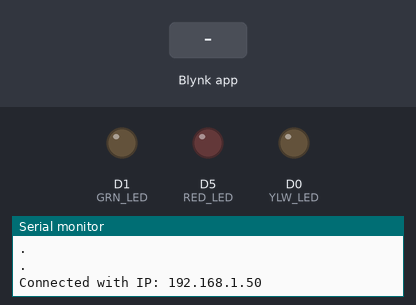
The sketch below on a simulated ESP8266 (Wemos D1 mini). Shown: output pins drawn as LEDs (lit = HIGH), the last lines printed to the serial monitor. Inputs (shaded band) come from the test bench. WiFi joins after 1.5 s; servers stay silent unless stated.

Above: at 3.0 s.
3.1 s: Blynk app writes 1 to V1
At 3.7 s:
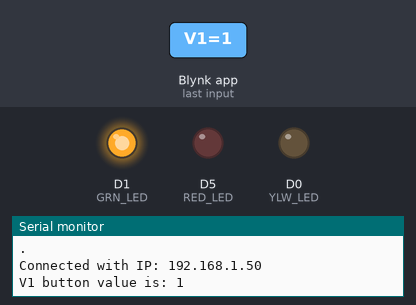
4.6 s: Blynk app writes 1 to V0
At 4.9 s:
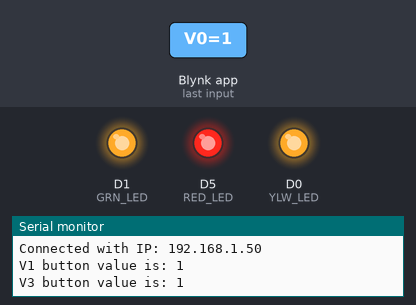
6.1 s: Blynk app writes 0 to V1
At 7.2 s:
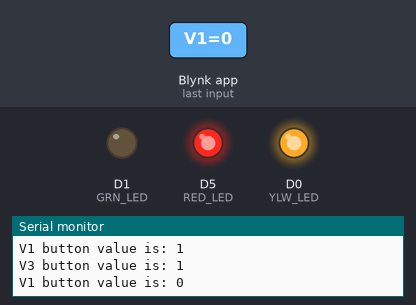
7.6 s: Blynk app writes 0 to V0
At 8.4 s:
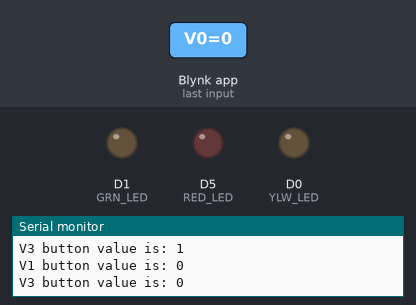
Timing chart, 0 to 10.1 s (numbered marks = the images above; inputs shaded):
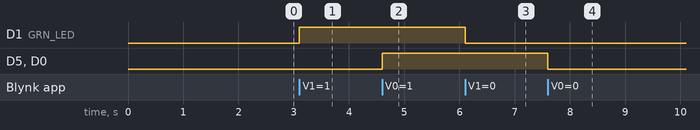

Measured:
- after the input at 3.1 s, D1 (GRN_LED): LOW → HIGH at once
- after the input at 4.6 s, D5 (RED_LED), D0 (YLW_LED): LOW → HIGH at once
- after the input at 6.1 s, D1 (GRN_LED): HIGH → LOW at once
- after the input at 7.6 s, D5 (RED_LED), D0 (YLW_LED): HIGH → LOW at once

The sketch:

tugas4_blink.ino
```cpp
/*************************************************************
  This example shows how to synchronize Button widget
    and physical button state.

    App project setup:
      Button widget attached to V2 (Switch mode)

 *************************************************************/

// Template ID, Device Name and Auth Token are provided by the Blynk.Cloud
// See the Device Info tab, or Template settings
#define BLYNK_TEMPLATE_ID           "TMPLUHzZCPAy"
#define BLYNK_DEVICE_NAME           "Kontrol Lampu LED"
#define BLYNK_AUTH_TOKEN            "L98NhSLVpiLBUuvvbuBtHit2YbSIA1la"


// Comment this out to disable prints and save space
#define BLYNK_PRINT Serial
#define USE_WEMOS_D1_MINI

#include <ESP8266WiFi.h>
#include <BlynkSimpleEsp8266.h>
#include <WiFiUdp.h>

// Wifi Config
char SSID[] = "Bolivar Outdoor";        // harus tersambung wifi dulu bukan tethering
char PASS[] = "PEANUTBUTTER";

char AUTH[] = BLYNK_AUTH_TOKEN;


#define GRN_LED D1
#define YLW_LED D0
#define RED_LED D5

BlynkTimer timer;

// This function is called every time the Virtual Pin 0 state changes
BLYNK_WRITE(V1) // this command is listening when something is written to V1
{
  int pinValue = param.asInt(); // assigning incoming value from pin V1 to a variable

  if (pinValue == 1){
   // do something when button is pressed;
   digitalWrite(GRN_LED, HIGH);
  } else if (pinValue == 0) {
   // do something when button is released;
   digitalWrite(GRN_LED, LOW);
  }

  Serial.print("V1 button value is: "); // printing value to serial monitor
  Serial.println(pinValue);
}

BLYNK_WRITE(V0) // this command is listening when something is written to V1
{
  int pinValue = param.asInt(); // assigning incoming value from pin V1 to a variable

  if (pinValue == 1){
   // do something when button is pressed;
   digitalWrite(YLW_LED, HIGH);
   digitalWrite(RED_LED, HIGH);
  } else if (pinValue == 0) {
   // do something when button is released;
   digitalWrite(YLW_LED, LOW);
   digitalWrite(RED_LED, LOW);
  }

  Serial.print("V3 button value is: "); // printing value to serial monitor
  Serial.println(pinValue);
}

// This function is called every time the device is connected to the Blynk.Cloud
BLYNK_CONNECTED()
{
  Blynk.syncVirtual(V1);
  Blynk.syncVirtual(V0);
  // Change Web Link Button message to "Congratulations!"
  Blynk.setProperty(V3, "offImageUrl", "https://static-image.nyc3.cdn.digitaloceanspaces.com/general/fte/congratulations.png");
  Blynk.setProperty(V3, "onImageUrl",  "https://static-image.nyc3.cdn.digitaloceanspaces.com/general/fte/congratulations_pressed.png");
  Blynk.setProperty(V3, "url", "https://docs.blynk.io/en/getting-started/what-do-i-need-to-blynk/how-quickstart-device-was-made");
}

// This function sends Arduino's uptime every second to Virtual Pin 2.
void myTimerEvent()
{
  // You can send any value at any time.
  // Please don't send more that 10 values per second.
  Blynk.virtualWrite(V2, millis() / 1000);
}

void setup()
{
  // Debug console
  Serial.begin(115200);

  pinMode(GRN_LED, OUTPUT);
  pinMode(YLW_LED, OUTPUT);
  pinMode(RED_LED, OUTPUT);
  Serial.println("mulai");
  initWifi();
  Blynk.begin(AUTH, SSID, PASS);
  // You can also specify server:
  //Blynk.begin(auth, ssid, pass, "blynk.cloud", 80);
  //Blynk.begin(auth, ssid, pass, IPAddress(192,168,1,100), 8080);

  // Setup a function to be called every second
  timer.setInterval(1000L, myTimerEvent);
}

void loop()
{
  Blynk.run();
  timer.run();
  // You can inject your own code or combine it with other sketches.
  // Check other examples on how to communicate with Blynk. Remember
  // to avoid delay() function!
  // digitalWrite(GRN_LED, HIGH);  // turn the LED on (HIGH is the voltage level)
  // delay(500);
  // digitalWrite(GRN_LED, LOW);  // turn the LED on (HIGH is the voltage level)
  // delay(500);

  // digitalWrite(YLW_LED, HIGH);  // turn the LED on (HIGH is the voltage level)
  // delay(500);
  // digitalWrite(YLW_LED, LOW);  // turn the LED on (HIGH is the voltage level)
  // delay(500);

  // digitalWrite(RED_LED, HIGH);  // turn the LED on (HIGH is the voltage level)
  // delay(500);
  // digitalWrite(RED_LED, LOW);  // turn the LED on (HIGH is the voltage level)
  // delay(500);
}

void initWifi()
{
    Serial.println();
    Serial.println();

    WiFi.begin(SSID, PASS);
    Serial.print("Connecting to Wi-Fi");
    while (WiFi.status() != WL_CONNECTED)
    {
        Serial.println(".");
        delay(300);
    }
    Serial.println();
    Serial.print("Connected with IP: ");
    Serial.println(WiFi.localIP());
    Serial.println();

}
```
